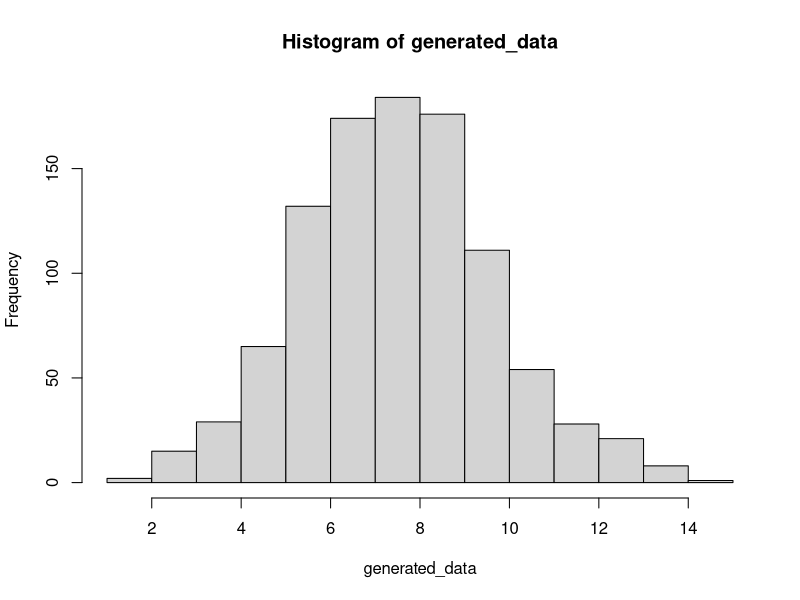

Here is the R script that generated this plot:
generated_data <- rbinom(1000,20,0.4)

# a
png(filename="hist.png")
hist(generated_data)
dev.off()

# b
paste("Mean:", signif(mean(generated_data), digits=4),
    "| Variance:", signif(var(generated_data), digits=4),
    "| Standard Deviation:", signif(sqrt(var(generated_data)), digits=4)
)
